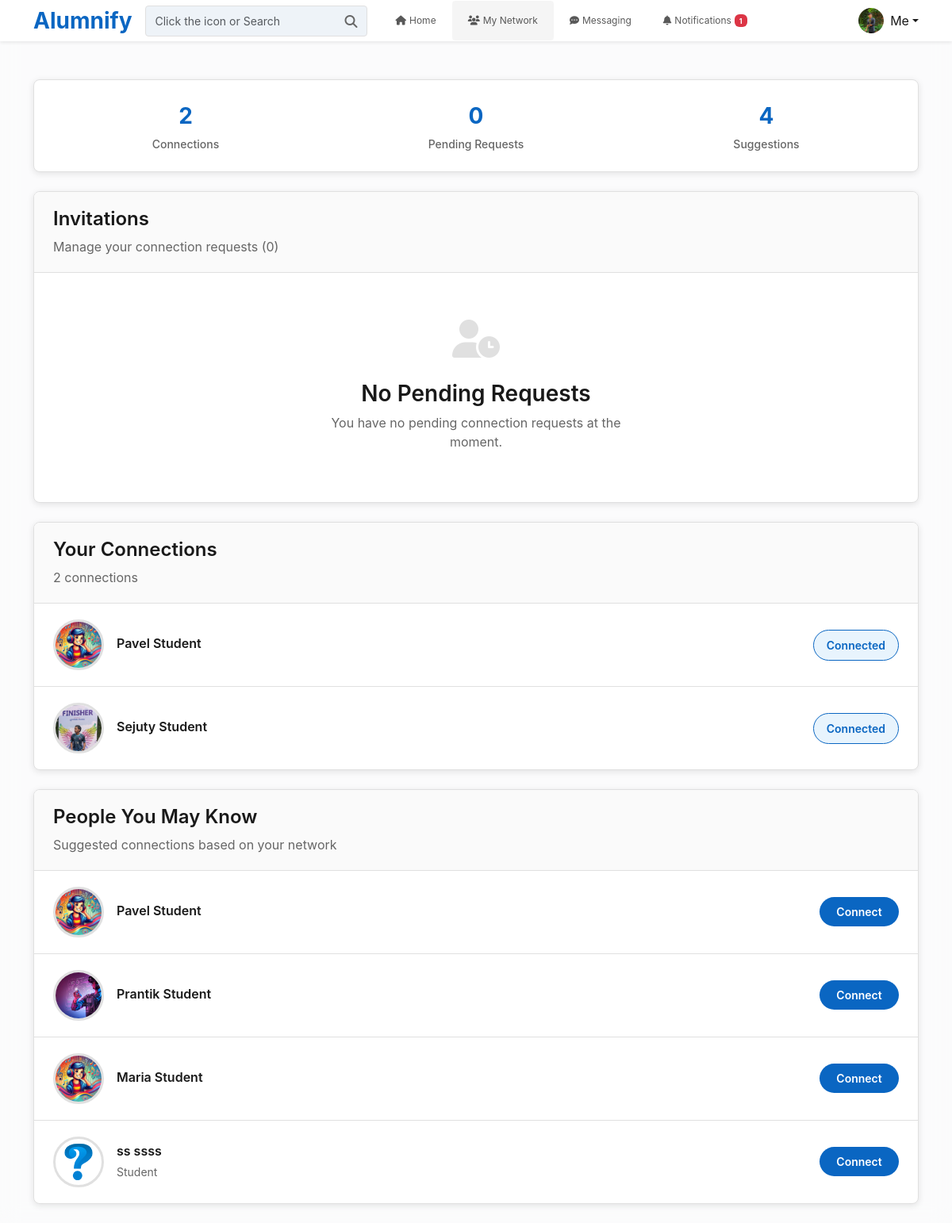
Screenshot of /my_connections/ (signed in) with the database file from the repository.
### User/models.py (models this page shows, shortened)
class UserProfile(models.Model):
    GENDER_CHOICES = (
        ('M', 'Male'),
        ('F', 'Female'),
        ('O', 'Other'),
    )
    user = models.OneToOneField(User, on_delete=models.CASCADE)
    full_name = models.CharField(max_length=255)
    headline = models.CharField(max_length=255, blank=True, null=True)
    location = models.CharField(max_length=255, blank=True, null=True)
    summary = models.TextField(blank=True, null=True)
    profile_photo = models.ImageField(upload_to='profile_photos/', default='profile_photos/defaultpp.png')
    phone = models.CharField(max_length=15, unique=True, default=None)
    university = models.CharField(max_length=255, blank=True, null=True)
    gender = models.CharField(max_length=1, choices=GENDER_CHOICES, blank=True, default="")
    background_photo = models.ImageField(upload_to='background_photos/', blank=True, null=True)
    profile_headline = models.CharField(max_length=255, null=True)
    is_alumni = models.BooleanField(default=False)
    department = models.CharField(max_length=120, blank=True)

### feed/views.py (the view)
# urls.py: path("my_connections/", views.my_connections, name="my_connections"),
@login_required
def my_connections(request):
    user = request.user
    user_profile = get_object_or_404(UserProfile, user=user)
    connections_qs = Connection.objects.filter(Q(user1=user) | Q(user2=user))
    connected_users = []
    for conn in connections_qs:
        other = conn.user2 if conn.user1 == user else conn.user1
        if not (other.is_staff or other.is_superuser):
            connected_users.append(other.userprofile)
    pending_requests = ConnectionRequest.objects.filter(receiver=user)
    pending_users = [
        req.sender.userprofile for req in pending_requests
        if not (req.sender.is_staff or req.sender.is_superuser)
    ]
    exclude_ids = [p.id for p in connected_users + pending_users]
    suggested_users = (
        UserProfile.objects.exclude(user=user)
        .exclude(user__is_staff=True)
        .exclude(user__is_superuser=True)
        .exclude(id__in=exclude_ids)[:20]
    )
    for profile in suggested_users:
        profile.connection_status = get_connection_status(request.user, profile.user)
    context = {
        "user_profile": user_profile,
        "connections": connected_users,
        "pending_requests": pending_users,
        "suggested_users": suggested_users,
    }
    return render(request, "my_networks.html", context)

### feed/views.py (called while the page is built)
def get_connection_status(current_user, target_user):
    if Connection.objects.filter(
            Q(user1=current_user, user2=target_user) |
            Q(user1=target_user, user2=current_user)
    ).exists():
        return 'connected'
    if ConnectionRequest.objects.filter(
            sender=current_user, receiver=target_user
    ).exists():
        return 'request_sent'
    if ConnectionRequest.objects.filter(
            sender=target_user, receiver=current_user
    ).exists():
        return 'request_received'
    return 'none'

### notifications/context_processors.py (called while the page is built)
def notifications_context(request):
    if not request.user.is_authenticated:
        return {}
    qs = request.user.notifications.filter(is_read=False)
    return {
        'unread_notifications_count': qs.count(),
        'has_unread_notifications': qs.exists(),
    }

### templates/my_networks.html (shortened to what this page needs)
{% extends 'base.html' %}
{% load static %}
{% load humanize %}
{% block content %}
<div class="container mt-4">
    <div class="row">
        <div class="col-12">
            <div class="network-stats">
                <div class="stat-item">
                    <div class="stat-number">{{ connections|length }}</div>
                    <div class="stat-label">Connections</div>
                </div>
                <div class="stat-item">
                    <div class="stat-number">{{ pending_requests|length }}</div>
                    <div class="stat-label">Pending Requests</div>
                </div>
                <div class="stat-item">
                    <div class="stat-number">{{ suggested_users|length }}</div>
                    <div class="stat-label">Suggestions</div>
                </div>
            </div>
            <div class="section-card">
                <div class="section-header">
                    <h2 class="h4 mb-2">Invitations</h2>
                    <p class="text-muted mb-0">Manage your connection requests ({{ pending_requests|length }})</p>
                </div>
                <div class="section-content">
                    {% if pending_requests %}
                        {% for profile in pending_requests %}
                        <div class="user-card">
                            <a href="{% url 'view_profile' profile.id %}">
                                <img class="user-avatar"
                                     src="{% if profile.profile_photo %}{{ profile.profile_photo.url }}{% else %}{% static 'images/default-profile.png' %}{% endif %}"
                                     alt="{{ profile.full_name }}">
                            </a>
                            <div class="user-info">
                                <a href="{% url 'view_profile' profile.id %}" class="user-name">
                                    {{ profile.full_name }}
                                </a>
                                {% if profile.headline %}
                                <div class="user-headline">{{ profile.headline }}</div>
                                {% endif %}
                                {% if profile.location %}
                                <div class="user-location">{{ profile.location }}</div>
                                {% endif %}
                            </div>
                            <div class="action-buttons">
                                <button class="btn-accept" data-sender-id="{{ profile.id }}" onclick="acceptRequest(this)">
                                    Accept
                                </button>
                                <button class="btn-ignore" data-sender-id="{{ profile.id }}" onclick="ignoreRequest(this)">
                                    Ignore
                                </button>
                            </div>
                        </div>
                        {% endfor %}
                    {% else %}
                        <div class="empty-state">
                            <div class="empty-state-icon">
                                <i class="fa-solid fa-user-clock"></i>
                            </div>
                            <h3>No Pending Requests</h3>
                            <p>You have no pending connection requests at the moment.</p>
                        </div>
                    {% endif %}
                </div>
            </div>
            <div class="section-card">
                <div class="section-header">
                    <h2 class="h4 mb-2">Your Connections</h2>
                    <p class="text-muted mb-0">{{ connections|length }} connection{{ connections|length|pluralize }}</p>
                </div>
                <div class="section-content">
                    {% if connections %}
                        {% for profile in connections %}
                        <div class="user-card">
                            <a href="{% url 'view_profile' profile.id %}">
                                <img class="user-avatar"
                                     src="{% if profile.profile_photo %}{{ profile.profile_photo.url }}{% else %}{% static 'images/default-profile.png' %}{% endif %}"
                                     alt="{{ profile.full_name }}">
                            </a>
                            <div class="user-info">
                                <a href="{% url 'view_profile' profile.id %}" class="user-name">
                                    {{ profile.full_name }}
                                </a>
                            </div>
                            <div class="action-buttons">
                                <button class="btn-connected" data-user-id="{{ profile.id }}" onclick="removeConnection(this)">
                                    Connected
                                </button>
                            </div>
                        </div>
                        {% endfor %}
                    {% endif %}
                </div>
            </div>
            <div class="section-card">
                <div class="section-header">
                    <h2 class="h4 mb-2">People You May Know</h2>
                    <p class="text-muted mb-0">Suggested connections based on your network</p>
                </div>
                <div class="section-content">
                    {% if suggested_users %}
                        {% for profile in suggested_users %}
                        <div class="user-card">
                            <a href="{% url 'view_profile' profile.id %}">
                                <img class="user-avatar"
                                     src="{% if profile.profile_photo %}{{ profile.profile_photo.url }}{% else %}{% static 'images/default-profile.png' %}{% endif %}"
                                     alt="{{ profile.full_name }}">
                            </a>
                            <div class="user-info">
                                <a href="{% url 'view_profile' profile.id %}" class="user-name">
                                    {{ profile.full_name }}
                                </a>
                                {% if profile.headline %}
                                <div class="user-headline">{{ profile.headline }}</div>
                                {% endif %}
                            </div>
                            <div class="action-buttons">
                                <button class="btn-connect" data-user-id="{{ profile.id }}" onclick="sendConnectionRequest(this)">
                                    Connect
                                </button>
                            </div>
                        </div>
                        {% endfor %}
                    {% endif %}
                </div>
            </div>
        </div>
    </div>
</div>
{% endblock %}

### templates/base.html (shortened to what this page needs)
{% load static %}
<!DOCTYPE html>
<html lang="en">
<head>
  <link href="https://cdn.jsdelivr.net/npm/bootstrap@5.3.0/dist/css/bootstrap.min.css" rel="stylesheet">
  <link href="https://cdnjs.cloudflare.com/ajax/libs/font-awesome/6.4.0/css/all.min.css" rel="stylesheet">
  <link rel="stylesheet" href="{% static 'css/main.css' %}">
</head>
<body>
  <div class="page-wrap">
    {% include 'header.html' %}
    <main>
      {% block content %}{% endblock %}
    </main>
  </div>
</body>
</html>

### templates/header.html (shortened to what this page needs)
{% load static %}
<nav class="navbar navbar-expand-lg navbar-light bg-white fixed-top shadow-sm">
    <div class="container">
        <a class="navbar-brand fw-bold" href="{% url 'home' %}">Alumnify</a>
        <div class="collapse navbar-collapse" id="navbarNav">
            <div class="search-box me-3">
                <form action="{% url 'search_results' %}" method="POST" class="w-100">
                    <span class="search-icon">
                        <button class="btn btn-link p-0 border-0" type="submit">
                            <i class="fa-solid fa-search text-muted"></i>
                        </button>
                    </span>
                    <input class="search-input form-control" name="search_input" placeholder="Click the icon or Search" type="text"/>
                </form>
            </div>
            <ul class="navbar-nav me-auto">
                <li class="nav-item {% if request.resolver_match.url_name == 'home' %}active{% endif %}">
                    <a class="nav-link d-flex align-items-center" href="{% url 'home' %}">
                        <i class="fa-solid fa-home me-1"></i>
                        <span class="d-none d-md-inline">Home</span>
                    </a>
                </li>
                <li class="nav-item {% if request.resolver_match.url_name == 'my_connections' %}active{% endif %}">
                    <a class="nav-link d-flex align-items-center" href="{% url 'my_connections' %}">
                        <i class="fa-solid fa-users me-1"></i>
                        <span class="d-none d-md-inline">My Network</span>
                    </a>
                </li>
                <li class="nav-item {% if request.resolver_match.url_name == 'inbox' %}active{% endif %}">
                    <a class="nav-link d-flex align-items-center" href="{% url 'inbox' %}">
                        <i class="fa-solid fa-comment-dots me-1"></i>
                        <span class="d-none d-md-inline">Messaging</span>
                    </a>
                </li>
<li class="nav-item {% if request.resolver_match.url_name == 'notifications' %}active{% endif %}">
  <a class="nav-link d-flex align-items-center position-relative" href="{% url 'notifications' %}">
    <i class="fa-solid fa-bell me-1"></i>
    <span class="d-none d-md-inline">Notifications</span>
      {% if unread_notifications_count %}
  <span class="badge bg-danger ms-1">{{ unread_notifications_count }}</span>
{% endif %}
  </a>
</li>
            </ul>
            <div class="dropdown">
                <a class="nav-link dropdown-toggle d-flex align-items-center" href="#" role="button" data-bs-toggle="dropdown">
                    <img src="{% if user_profile.profile_photo %}{{ user_profile.profile_photo.url }}{% else %}{% static 'images/defaultpp.png' %}{% endif %}"
                         alt="Profile" class="profile-avatar-sm me-2">
                    <span class="d-none d-md-inline">Me</span>
                </a>
            </div>
        </div>
    </div>
</nav>

### static/css/main.css (style rules this page uses)
:root { --primary: #0a66c2; --primary-dark: #004182; --primary-light: #70b5f9; --bg: #f8f9fa; --surface: #ffffff; --text: #191919; --text-secondary: #666666; --border: #e0e0e0; --error: #d11124; --success: #057642; --warning: #ffc107; --shadow: 0 2px 8px rgba(0,0,0,0.1); --radius: 8px; --transition: all 0.2s ease; }
* { margin: 0; padding: 0; box-sizing: border-box; }
body { font-family: -apple-system, BlinkMacSystemFont, 'Segoe UI', Roboto, sans-serif; background: var(--bg); color: var(--text); line-height: 1.5; min-height: 100vh; padding-top: 76px; }
.navbar { height: 52px; background: var(--surface); border-bottom: 1px solid var(--border); box-shadow: var(--shadow); }
.navbar-brand { font-size: 28px; font-weight: 700; color: var(--primary) !important; }
.search-box { position: relative; max-width: 280px; flex: 1; }
.search-input { width: 100%; padding: 8px 12px 8px 38px; border: 1px solid var(--border); border-radius: 4px; background: #eef3f8; font-size: 14px; transition: var(--transition); }
.search-icon { position: absolute; right: 12px; top: 50%; transform: translateY(-50%); color: var(--text-secondary); z-index: 3; }
.nav-item { color: var(--text-secondary); text-decoration: none; padding: 8px 12px; border-radius: 4px; transition: var(--transition); display: flex; flex-direction: column; align-items: center; font-size: 12px; }
.nav-item:hover, .nav-item.active { color: var(--text); background: rgba(0,0,0,0.04); }
.profile-avatar-sm { width: 32px; height: 32px; border-radius: 50%; object-fit: cover; }
.user-card { display: flex; align-items: center; padding: 16px; border-bottom: 1px solid #f0f0f0; transition: background-color 0.2s; }
.user-info { flex: 1; }
.user-name { font-weight: 600; color: var(--text); text-decoration: none; }
.user-headline { color: var(--text-secondary); font-size: 14px; }
.text-muted { color: #666 !important; }
.form-control { border: 1px solid var(--border); border-radius: 4px; padding: 8px 12px; font-size: 14px; transition: var(--transition); }
body::before { content: ""; position: fixed; top: 0; left: 0; width: 100%; height: 100%; backdrop-filter: blur(12px); -webkit-backdrop-filter: blur(12px); background-color: rgba(255, 255, 255, 0.4); z-index: -1; }
.card, .navbar, .modal-content { background-color: rgba(255, 255, 255, 0.85) !important; backdrop-filter: blur(6px); -webkit-backdrop-filter: blur(6px); border: 1px solid rgba(255, 255, 255, 0.2); }

### rows the page displays
UserProfile: profile_photo (picture)
UserProfile: profile_photo (placeholder picture), full_name "Pavel Student"
UserProfile: profile_photo (picture), full_name "Sejuty Student"
UserProfile: profile_photo (placeholder picture), full_name "Pavel Student"
UserProfile: profile_photo (picture), full_name "Prantik Student"
UserProfile: profile_photo (placeholder picture), full_name "Maria Student"
UserProfile: profile_photo (picture), full_name "ss ssss", headline "Student"

### other values shown
{{ unread_notifications_count }} "1"
{{ connections|length }} "2"
{{ pending_requests|length }} "0"
{{ suggested_users|length }} "4"
